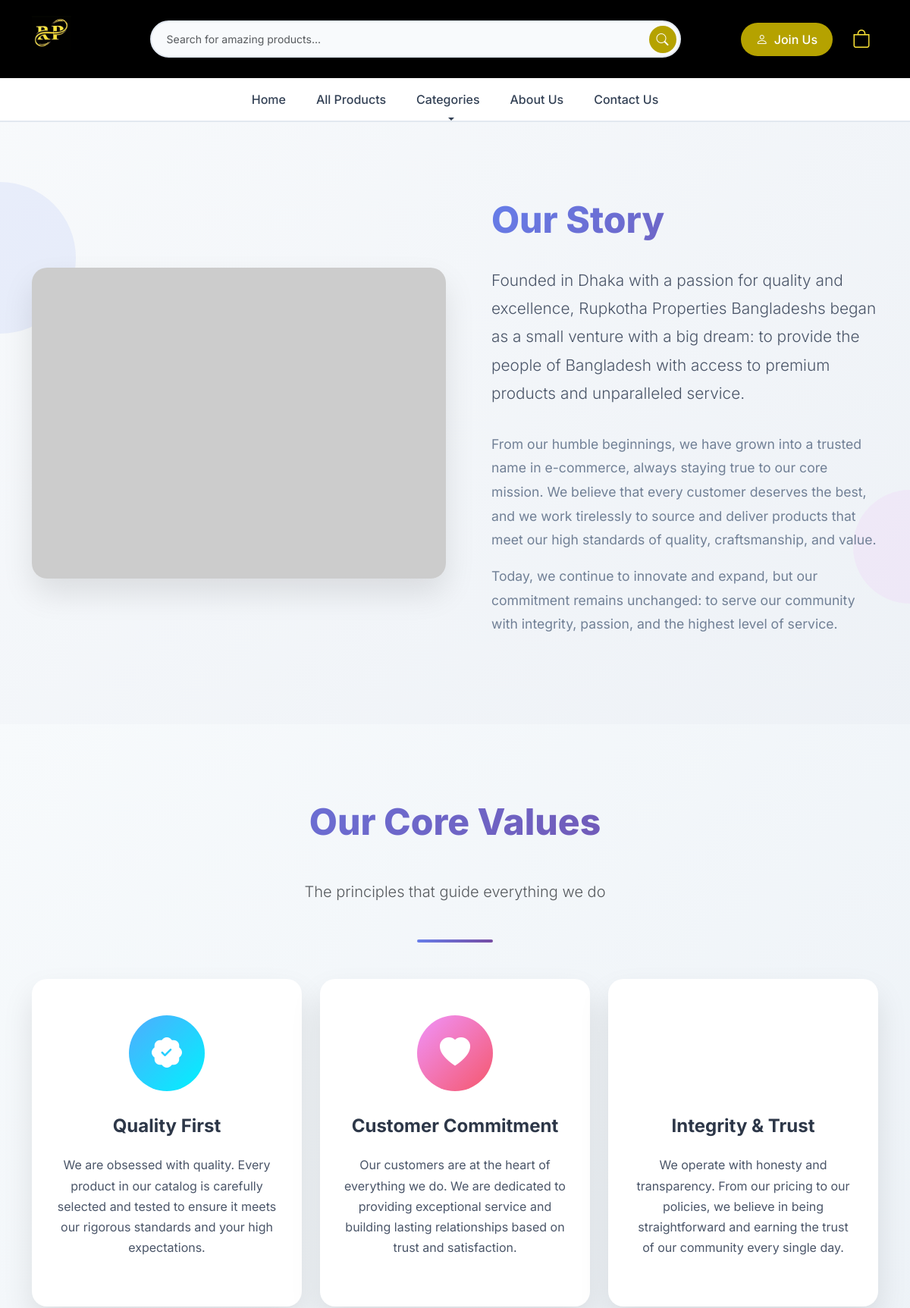
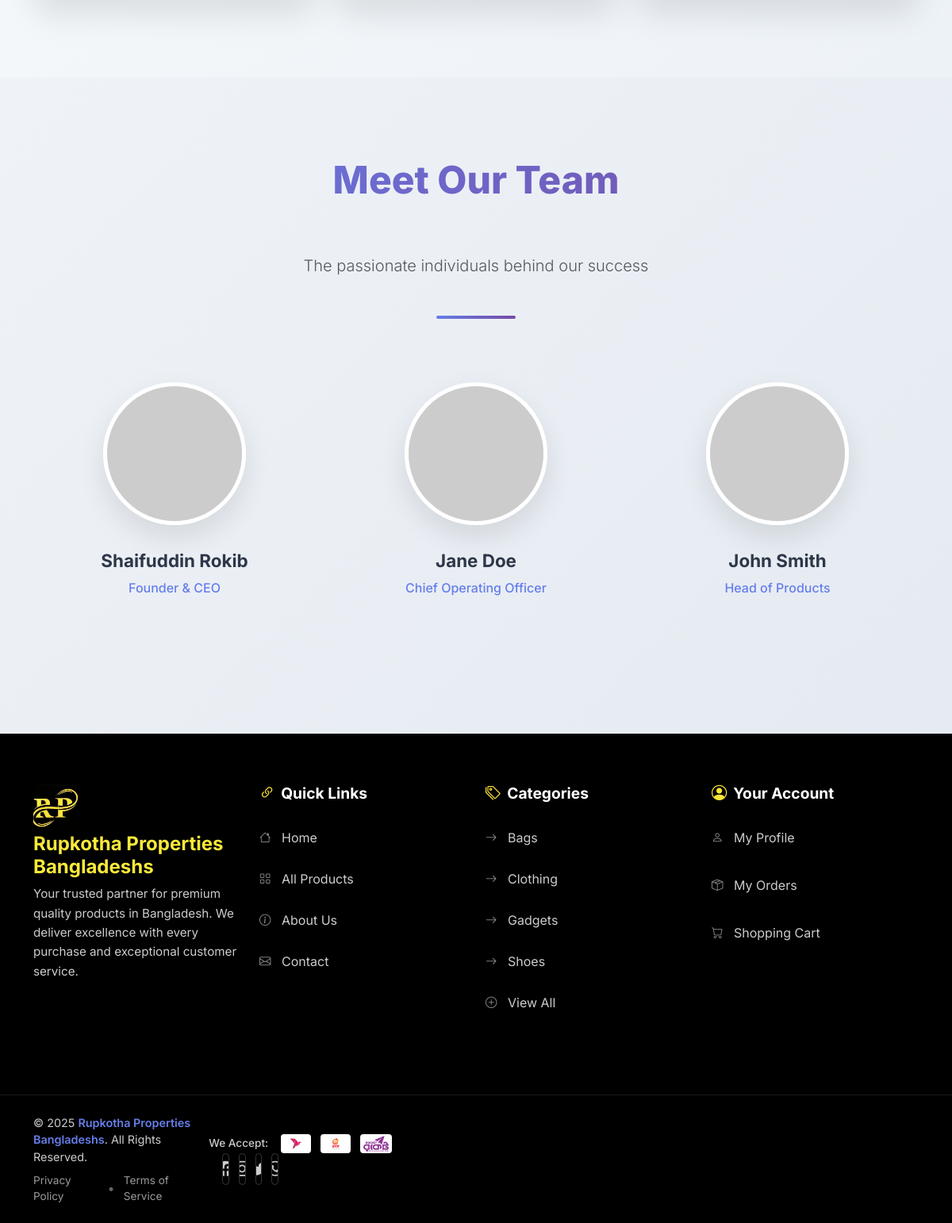
Page /about.php on the committed database (2 pictures, top to bottom).
### tables this page shows
CREATE TABLE `settings` (
  `id` int NOT NULL,
  `company_name` varchar(255) DEFAULT NULL,
  `logo` varchar(255) DEFAULT NULL,
  `phone` varchar(20) DEFAULT NULL,
  `email` varchar(255) DEFAULT NULL,
  `address` text,
  `facebook` varchar(255) DEFAULT NULL,
  `instagram` varchar(255) DEFAULT NULL,
  `twitter` varchar(255) DEFAULT NULL,
  `shipping_fee_dhaka` decimal(10,2) NOT NULL DEFAULT '60.00',
  `shipping_fee_outside` decimal(10,2) NOT NULL DEFAULT '120.00',
  `bkash_number` varchar(20) DEFAULT NULL,
  `nagad_number` varchar(20) DEFAULT NULL,
  `rocket_number` varchar(20) DEFAULT NULL,
  `updated_at` timestamp NOT NULL DEFAULT CURRENT_TIMESTAMP ON UPDATE CURRENT_TIMESTAMP
);

CREATE TABLE `categories` (
  `id` int NOT NULL,
  `name` varchar(100) DEFAULT NULL,
  `created_at` timestamp NOT NULL DEFAULT CURRENT_TIMESTAMP,
  `updated_at` timestamp NOT NULL DEFAULT CURRENT_TIMESTAMP ON UPDATE CURRENT_TIMESTAMP
);

### about.php (the view, shortened to what the rows shown need)
<?php
include 'includes/header.php';
$companyName = $settings['company_name'] ?? 'Rupkotha';
?>
<main>
    <section class="story-section">
        <div class="container">
            <div class="row align-items-center">
                <div class="col-lg-6 ps-lg-5">
                    <div class="story-content">
                        <h2>Our Story</h2>
                        <p class="lead">Founded in Dhaka with a passion for quality and excellence, <?= esc_html($companyName) ?> began as a small venture with a big dream: to provide the people of Bangladesh with access to premium products and unparalleled service.</p>
                        <p>From our humble beginnings, we have grown into a trusted name in e-commerce, always staying true to our core mission. We believe that every customer deserves the best, and we work tirelessly to source and deliver products that meet our high standards of quality, craftsmanship, and value.</p>
                        <p>Today, we continue to innovate and expand, but our commitment remains unchanged: to serve our community with integrity, passion, and the highest level of service.</p>
                    </div>
                </div>
            </div>
        </div>
    </section>
    <section class="values-section">
        <div class="container">
            <div class="text-center mb-5">
                <h2 class="values-title">Our Core Values</h2>
            </div>
        </div>
    </section>
    <section class="team-section">
        <div class="container">
            <div class="text-center mb-5">
                <h2 class="team-title">Meet Our Team</h2>
            </div>
        </div>
    </section>
</main>
<?php include 'includes/footer.php'; ?>

### includes/header.php (shortened to what the rows shown need)
<?php
require_once __DIR__ . '/db.php';
require_once __DIR__ . '/functions.php';
$settings_stmt = $pdo->query("SELECT * FROM settings LIMIT 1");
$settings = $settings_stmt->fetch(PDO::FETCH_ASSOC) ?: [];
$companyName = $settings['company_name'] ?? 'Rupkotha';
$companyLogo = !empty($settings['logo']) ? 'admin/assets/uploads/' . esc_html($settings['logo']) : 'assets/images/default-logo.png';
$categories_stmt = $pdo->query("SELECT id, name FROM categories ORDER BY name");
$categories = $categories_stmt->fetchAll(PDO::FETCH_ASSOC);
?>
<!doctype html>
<html lang="en">
<head>
    <link href="https://cdn.jsdelivr.net/npm/bootstrap@5.3.2/dist/css/bootstrap.min.css" rel="stylesheet">
    <link rel="stylesheet" href="https://cdn.jsdelivr.net/npm/bootstrap-icons@1.11.3/font/bootstrap-icons.min.css">
    <link rel="stylesheet" href="assets/css/style.css">
    <link rel="stylesheet" href="assets/css/custom.css">
    <link rel="stylesheet" href="assets/css/updated-css.css">
</head>
<body>
    <header class="custom-header">
        <nav class="navbar navbar-expand-lg">
            <div class="container py-2">
                <a class="navbar-brand me-lg-4" href="index">
                    <img src="<?= esc_html($companyLogo) ?>" alt="<?= esc_html($companyName) ?> Logo" class="brand-logo">
                </a>
            </div>
        </nav>
    </header>

### includes/footer.php (shortened to what the rows shown need)
<footer class="modern-footer">
    <div class="footer-main">
        <div class="container">
            <div class="row">
                <div class="col-lg-3 col-md-6 footer-column">
                    <div class="footer-brand">
                        <div class="brand-logo">
                            <img src="assets/images/logo.jpg" alt="<?= esc_html($settings['company_name'] ?? 'Rupkotha') ?>" class="footer-logo">
                        </div>
                        <h3 class="brand-name"><?= esc_html($settings['company_name'] ?? 'Rupkotha Properties Bangladesh') ?></h3>
                        <p class="brand-description">
                            Your trusted partner for premium quality products in Bangladesh. We deliver excellence with every purchase and exceptional customer service.
                        </p>
                    </div>
                </div>
                <div class="col-lg-3 col-md-6 footer-column">
                    <div class="footer-widget">
                        <ul class="footer-links">
                            <?php foreach ($categories as $cat): ?>
                                <li><a href="category?id=<?= $cat['id'] ?>"><i class="bi bi-arrow-right"></i><?= esc_html($cat['name']) ?></a></li>
                            <?php endforeach; ?>
                        </ul>
                    </div>
                </div>
            </div>
        </div>
    </div>
    <div class="footer-bottom">
        <div class="container">
            <div class="footer-bottom-content">
                <div class="row align-items-center">
                    <div class="col-lg-4 col-md-6">
                        <div class="copyright">
                            <p>&copy; <?= date('Y') ?> <span class="brand-highlight"><?= esc_html($settings['company_name'] ?? 'Rupkotha') ?></span>. All Rights Reserved.</p>
                        </div>
                    </div>
                </div>
            </div>
        </div>
    </div>
</footer>
</body>
</html>

### rows in the picture
settings: logo (picture), company_name "Rupkotha Properties Bangladeshs"
categories: name "Bags"
categories: name "Clothing"
categories: name "Gadgets"
categories: name "Shoes"
